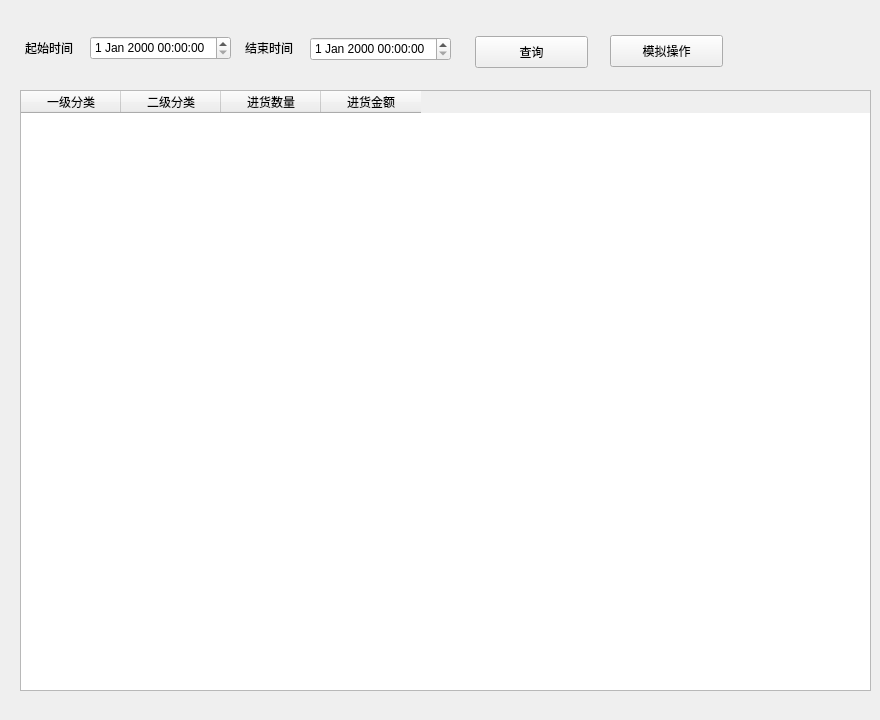
<?xml version="1.0" encoding="UTF-8"?>
<ui version="4.0">
 <class>historymonitorForm</class>
 <widget class="QWidget" name="historymonitorForm">
  <property name="geometry">
   <rect>
    <x>0</x>
    <y>0</y>
    <width>880</width>
    <height>720</height>
   </rect>
  </property>
  <property name="windowTitle">
   <string>Form</string>
  </property>
  <widget class="QLabel" name="label">
   <property name="geometry">
    <rect>
     <x>25</x>
     <y>40</y>
     <width>60</width>
     <height>16</height>
    </rect>
   </property>
   <property name="text">
    <string>起始时间</string>
   </property>
  </widget>
  <widget class="QLabel" name="label_2">
   <property name="geometry">
    <rect>
     <x>245</x>
     <y>40</y>
     <width>60</width>
     <height>16</height>
    </rect>
   </property>
   <property name="text">
    <string>结束时间</string>
   </property>
  </widget>
  <widget class="QTableWidget" name="tableWidget">
   <property name="geometry">
    <rect>
     <x>20</x>
     <y>90</y>
     <width>851</width>
     <height>601</height>
    </rect>
   </property>
   <column>
    <property name="text">
     <string>一级分类</string>
    </property>
   </column>
   <column>
    <property name="text">
     <string>二级分类</string>
    </property>
   </column>
   <column>
    <property name="text">
     <string>进货数量</string>
    </property>
   </column>
   <column>
    <property name="text">
     <string>进货金额</string>
    </property>
   </column>
  </widget>
  <widget class="QPushButton" name="serchButton">
   <property name="geometry">
    <rect>
     <x>475</x>
     <y>36</y>
     <width>113</width>
     <height>32</height>
    </rect>
   </property>
   <property name="text">
    <string>查询</string>
   </property>
  </widget>
  <widget class="QPushButton" name="moniButton">
   <property name="geometry">
    <rect>
     <x>610</x>
     <y>35</y>
     <width>113</width>
     <height>32</height>
    </rect>
   </property>
   <property name="text">
    <string>模拟操作</string>
   </property>
  </widget>
  <widget class="QDateTimeEdit" name="dateTimeEdit">
   <property name="geometry">
    <rect>
     <x>90</x>
     <y>36</y>
     <width>141</width>
     <height>24</height>
    </rect>
   </property>
  </widget>
  <widget class="QDateTimeEdit" name="dateTimeEdit_2">
   <property name="geometry">
    <rect>
     <x>310</x>
     <y>37</y>
     <width>141</width>
     <height>24</height>
    </rect>
   </property>
  </widget>
 </widget>
 <resources/>
 <connections/>
</ui>
